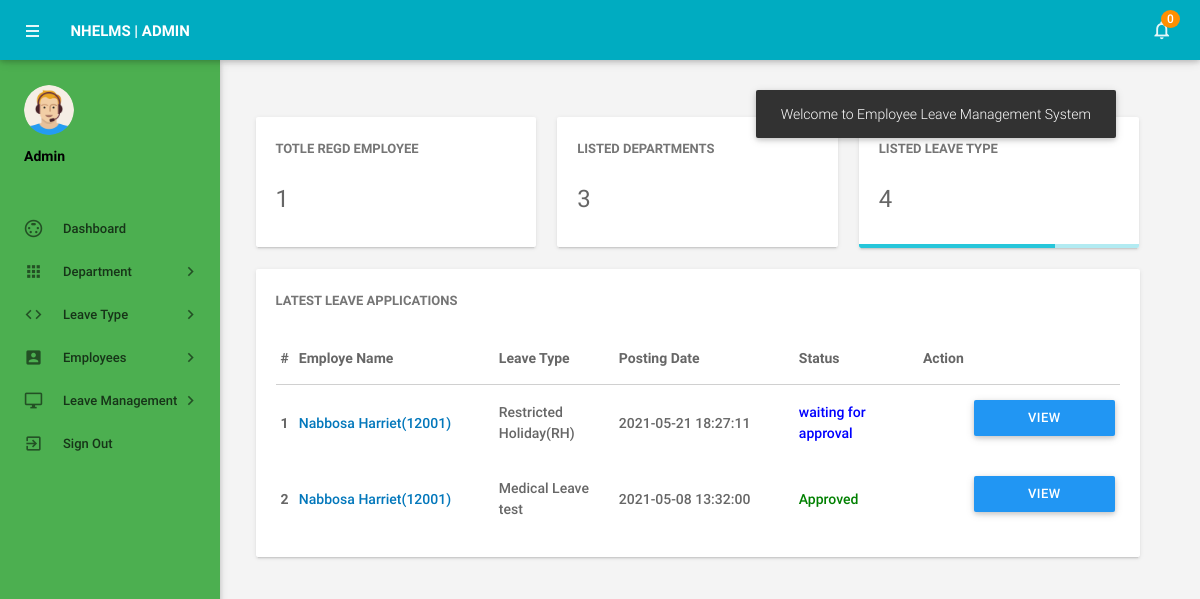
Screenshot of /admin/dashboard.php (signed in) with the database file from the repository.
### tables this page shows
CREATE TABLE `tblleaves` (
  `id` int(11) NOT NULL,
  `LeaveType` varchar(110) NOT NULL,
  `ToDate` varchar(120) NOT NULL,
  `FromDate` varchar(120) NOT NULL,
  `Description` mediumtext NOT NULL,
  `PostingDate` timestamp NOT NULL DEFAULT current_timestamp(),
  `AdminRemark` mediumtext DEFAULT NULL,
  `AdminRemarkDate` varchar(120) DEFAULT NULL,
  `Status` int(1) NOT NULL,
  `IsRead` int(1) NOT NULL,
  `empid` int(11) DEFAULT NULL
);

CREATE TABLE `tblemployees` (
  `id` int(11) NOT NULL,
  `EmpId` varchar(100) NOT NULL,
  `FirstName` varchar(150) NOT NULL,
  `LastName` varchar(150) NOT NULL,
  `EmailId` varchar(200) NOT NULL,
  `Password` varchar(180) NOT NULL,
  `Gender` varchar(100) NOT NULL,
  `Dob` varchar(100) NOT NULL,
  `Department` varchar(255) NOT NULL,
  `Address` varchar(255) NOT NULL,
  `City` varchar(200) NOT NULL,
  `Country` varchar(150) NOT NULL,
  `Phonenumber` char(11) NOT NULL,
  `Status` int(1) NOT NULL,
  `RegDate` timestamp NOT NULL DEFAULT current_timestamp()
);

### admin/dashboard.php (the view, shortened to what this page needs)
<?php
include('includes/config.php');
if(strlen($_SESSION['alogin'])==0)
    {
header('location:index.php');
}
else{
?>
<!DOCTYPE html>
<html lang="en">
    <head>
        <link type="text/css" rel="stylesheet" href="../assets/plugins/materialize/css/materialize.min.css"/>
        <link href="../assets/plugins/metrojs/MetroJs.min.css" rel="stylesheet">
        <link href="../assets/plugins/weather-icons-master/css/weather-icons.min.css" rel="stylesheet">
        <link href="../assets/css/alpha.min.css" rel="stylesheet" type="text/css"/>
        <link href="../assets/css/custom.css" rel="stylesheet" type="text/css"/>
    </head>
    <body>
           <?php include('includes/header.php');?>
       <?php include('includes/sidebar.php');?>
            <main class="mn-inner">
                <div class="middle-content">
                    <div class="row no-m-t no-m-b">
                    <div class="col s12 m12 l4">
                        <div class="card stats-card">
                            <div class="card-content">
                                <span class="card-title">Totle Regd Employee</span>
                                <span class="stats-counter">
<?php
$sql = "SELECT id from tblemployees";
$query = $dbh -> prepare($sql);
$query->execute();
$empcount=$query->rowCount();
?>
                                    <span class="counter"><?php echo htmlentities($empcount);?></span></span>
                            </div>
                            <div id="sparkline-bar"></div>
                        </div>
                    </div>
                        <div class="col s12 m12 l4">
                        <div class="card stats-card">
                            <div class="card-content">
                                <span class="card-title">Listed Departments </span>
    <?php
$sql = "SELECT id from tbldepartments";
$query = $dbh -> prepare($sql);
$query->execute();
$dptcount=$query->rowCount();
?>
                                <span class="stats-counter"><span class="counter"><?php echo htmlentities($dptcount);?></span></span>
                            </div>
                            <div id="sparkline-line"></div>
                        </div>
                    </div>
                    <div class="col s12 m12 l4">
                        <div class="card stats-card">
                            <div class="card-content">
                                <span class="card-title">Listed leave Type</span>
                                    <?php
$sql = "SELECT id from  tblleavetype";
$query = $dbh -> prepare($sql);
$query->execute();
$leavtypcount=$query->rowCount();
?>
                                <span class="stats-counter"><span class="counter"><?php echo htmlentities($leavtypcount);?></span></span>
                            </div>
                            <div class="progress stats-card-progress">
                                <div class="determinate" style="width: 70%"></div>
                            </div>
                        </div>
                    </div>
                </div>
                    <div class="row no-m-t no-m-b">
                        <div class="col s12 m12 l12">
                            <div class="card invoices-card">
                                <div class="card-content">
                                    <span class="card-title">Latest Leave Applications</span>
                             <table id="example" class="display responsive-table ">
                                    <thead>
                                        <tr>
                                            <th>#</th>
                                            <th width="200">Employe Name</th>
                                            <th width="120">Leave Type</th>
                                             <th width="180">Posting Date</th>
                                            <th>Status</th>
                                            <th align="center">Action</th>
                                        </tr>
                                    </thead>
                                    <tbody>
<?php $sql = "SELECT tblleaves.id as lid,tblemployees.FirstName,tblemployees.LastName,tblemployees.EmpId,tblemployees.id,tblleaves.LeaveType,tblleaves.PostingDate,tblleaves.Status from tblleaves join tblemployees on tblleaves.empid=tblemployees.id order by lid desc limit 6";
$query = $dbh -> prepare($sql);
$query->execute();
$results=$query->fetchAll(PDO::FETCH_OBJ);
$cnt=1;
if($query->rowCount() > 0)
{
foreach($results as $result)
{
      ?>
                                        <tr>
                                            <td> <b><?php echo htmlentities($cnt);?></b></td>
                                              <td><a href="editemployee.php?empid=<?php echo htmlentities($result->id);?>" target="_blank"><?php echo htmlentities($result->FirstName." ".$result->LastName);?>(<?php echo htmlentities($result->EmpId);?>)</a></td>
                                            <td><?php echo htmlentities($result->LeaveType);?></td>
                                            <td><?php echo htmlentities($result->PostingDate);?></td>
                                                                       <td><?php $stats=$result->Status;
if($stats==1){
                                             ?>
                                                 <span style="color: green">Approved</span>
                                                 <?php } if($stats==2)  { ?>
                                                 <?php } if($stats==0)  { ?>
 <span style="color: blue">waiting for approval</span>
 <?php } ?>
                                             </td>
          <td>
           <td><a href="leave-details.php?leaveid=<?php echo htmlentities($result->lid);?>" class="waves-effect waves-light btn blue m-b-xs"  > View Details</a></td>
                                    </tr>
                                         <?php $cnt++;} }?>
                                    </tbody>
                                </table>
                                </div>
                            </div>
                        </div>
                    </div>
                </div>
            </main>
        </div>
    </body>
</html>
<?php } ?>

### rows the page displays
tblleaves: tblemployees.FirstName+LastName "Nabbosa Harriet", tblemployees.EmpId "12001", LeaveType "Restricted Holiday(RH)", PostingDate "2021-05-21 18:27:11", Status "waiting for approval"
tblleaves: tblemployees.FirstName+LastName "Nabbosa Harriet", tblemployees.EmpId "12001", LeaveType "Medical Leave test", PostingDate "2021-05-08 13:32:00", Status "Approved"

### other values shown
$unreadcount "0"
$empcount "1"
$dptcount "3"
$leavtypcount "4"
